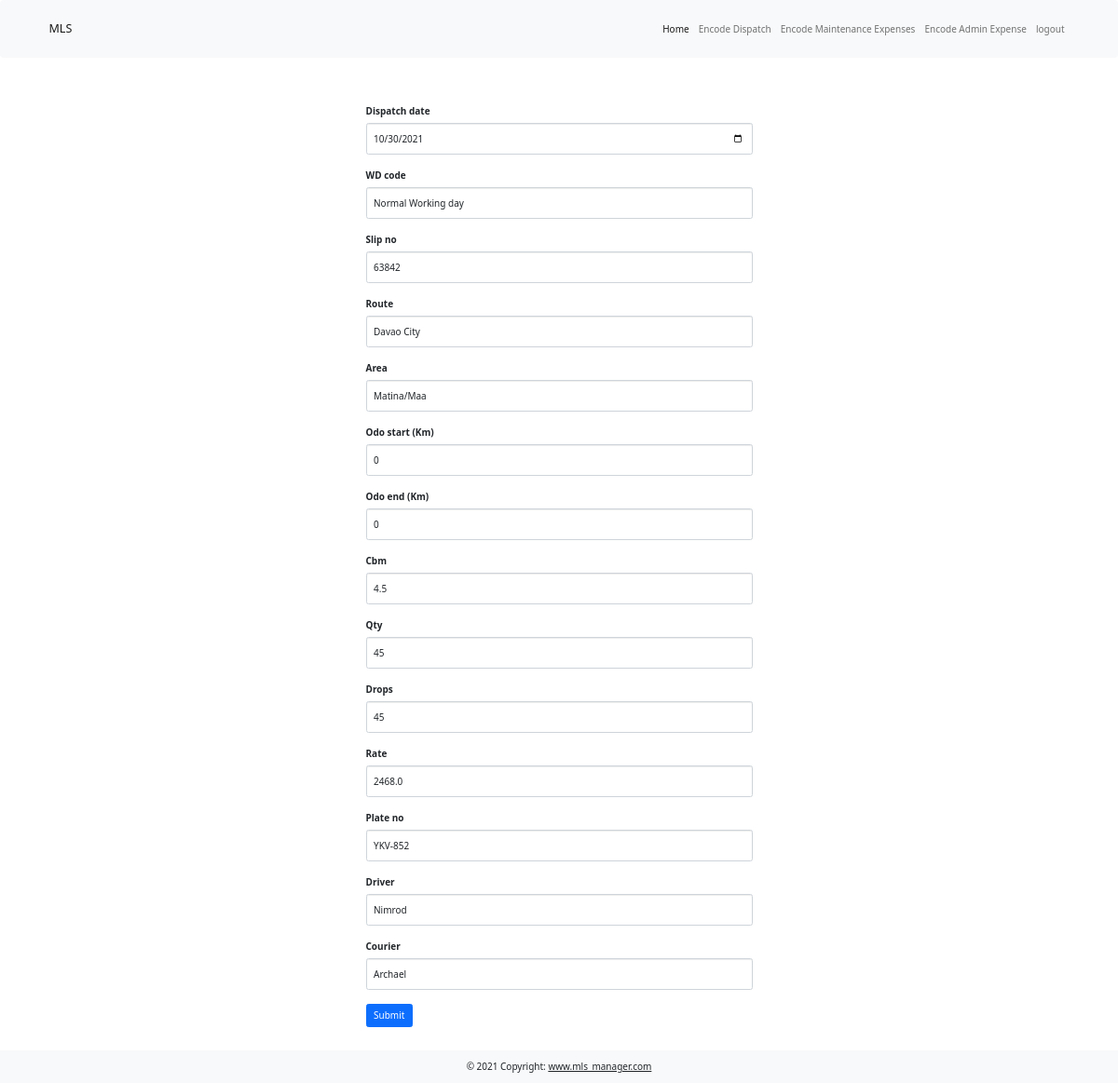
Page /edit_dispatch/2 (signed in) on the earlier database version.
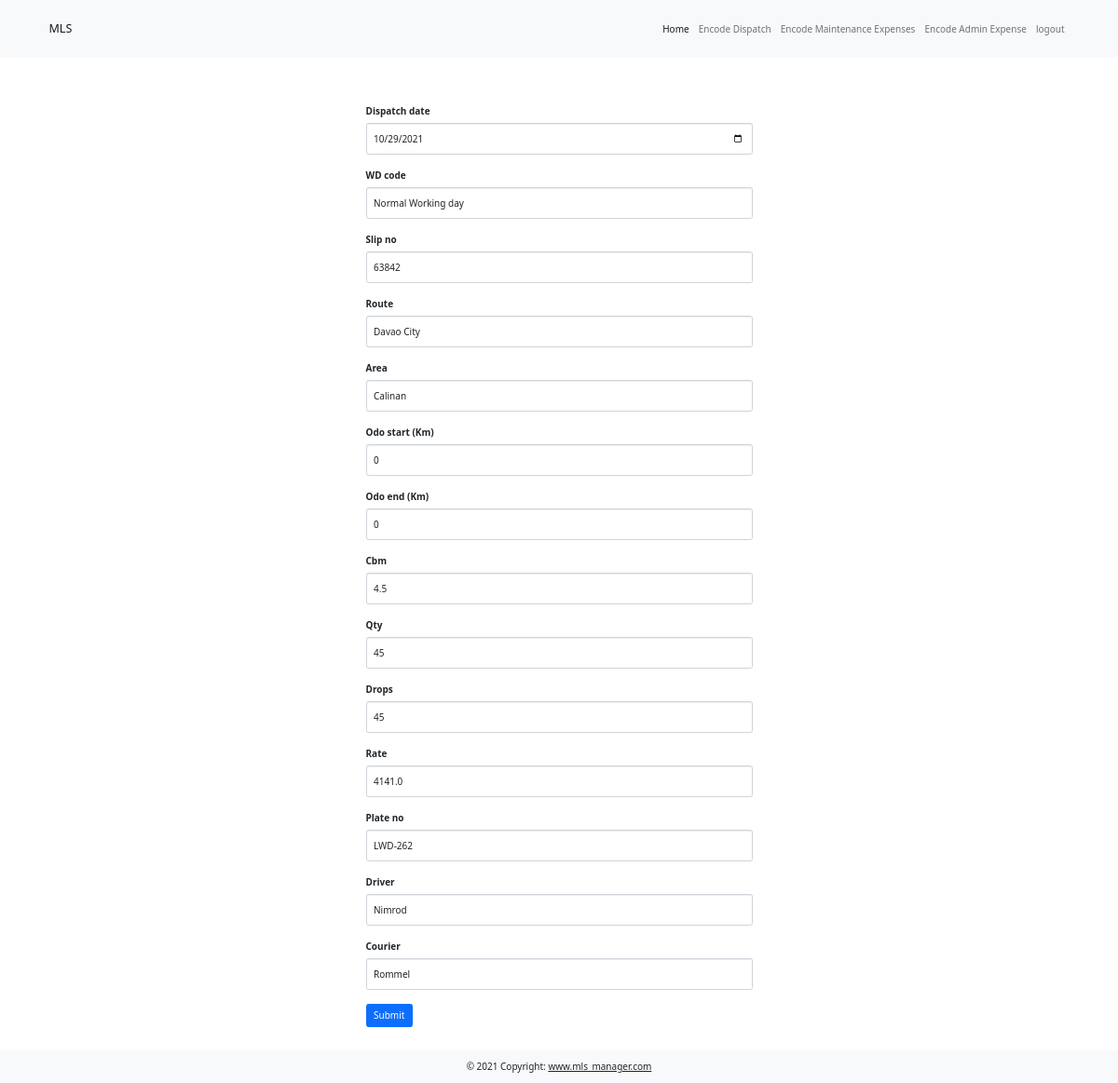
Same page on the later database version.
### main.py (models this page shows)
class Dispatch(UserMixin, db.Model):
    __tablename__ = "dispatch"
    id = db.Column(db.Integer, primary_key=True)
    dispatch_date = db.Column(db.String(100), nullable=False)
    wd_code = db.Column(db.String(100), nullable=False)
    slip_no = db.Column(db.String(100), nullable=False)
    route = db.Column(db.String(100), nullable=False)
    area = db.Column(db.String(250))
    odo_start = db.Column(db.Integer)
    odo_end = db.Column(db.Integer)
    km = db.Column(db.Float(precision=2))
    cbm = db.Column(db.String(100), nullable=False)
    qty = db.Column(db.String(100), nullable=False)
    drops = db.Column(db.String(100), nullable=False)
    rate = db.Column(db.String(100), nullable=False)
    plate_no = db.Column(db.String(100), nullable=False)
    driver = db.Column(db.String(100), nullable=False)
    courier = db.Column(db.String(100), nullable=False)
    encoded_on = db.Column(db.String(100), nullable=False)
    encoded_by = db.Column(db.String(100))
    encoder_id = db.Column(db.Integer, db.ForeignKey("users.id"))
    encoder = relationship("User", back_populates="dispatch")
    pay_day = db.Column(db.String(100), nullable=False)
    invoice_no = db.Column(db.String(100))
    or_no = db.Column(db.String(100))
    or_amt = db.Column(db.Float(precision=2))

### main.py (the view, shortened to what this page needs)
@app.route("/edit_dispatch/<int:dispatch_id>", methods=["Get", "Post"])
@login_required
def edit_dispatch(dispatch_id):
    dispatch_to_edit = Dispatch.query.get(dispatch_id)
    edit_form = DispatchForm(
        dispatch_date=datetime.strptime(dispatch_to_edit.dispatch_date, "%Y-%m-%d-%a"),
        wd_code=dispatch_to_edit.wd_code,
        slip_no=dispatch_to_edit.slip_no,
        route=dispatch_to_edit.route,
        area=dispatch_to_edit.area,
        odo_start=dispatch_to_edit.odo_start,
        odo_end=dispatch_to_edit.odo_end,
        cbm=dispatch_to_edit.cbm,
        qty=dispatch_to_edit.qty,
        drops=dispatch_to_edit.drops,
        rate=dispatch_to_edit.rate,
        plate_no=dispatch_to_edit.plate_no,
        driver=dispatch_to_edit.driver,
        courier=dispatch_to_edit.courier,
    )
    return render_template("input_dispatch.html", form=edit_form)

### main.py (called while the page is built)
@login_manager.user_loader
def load_user(user_id):
    return User.query.get(int(user_id))

### templates/input_dispatch.html (shortened to what this page needs)
{% extends 'bootstrap/base.html' %}
{% import "bootstrap/wtf.html" as wtf %}
{% block content%}
    {% include 'header.html' %}
    <div class="container mb-5">
        <div class="row justify-content-center">
            <div class="col col-lg-5 col-md-8 px-5 g-5 m-5">
                {{ wtf.quick_form(form, novalidate=True, button_map={"submit": "primary"}) }}
            </div>
        </div>
    </div>
 {% include 'footer.html' %}
{% endblock%}

Differences in the rows shown:
changed Dispatch "Normal Working day": dispatch_date "10/30/2021" → "10/29/2021"; area "Matina/Maa" → "Calinan"; rate "2468.0" → "4141.0"; plate_no "YKV-852" → "LWD-262"; courier "Archael" → "Rommel"
